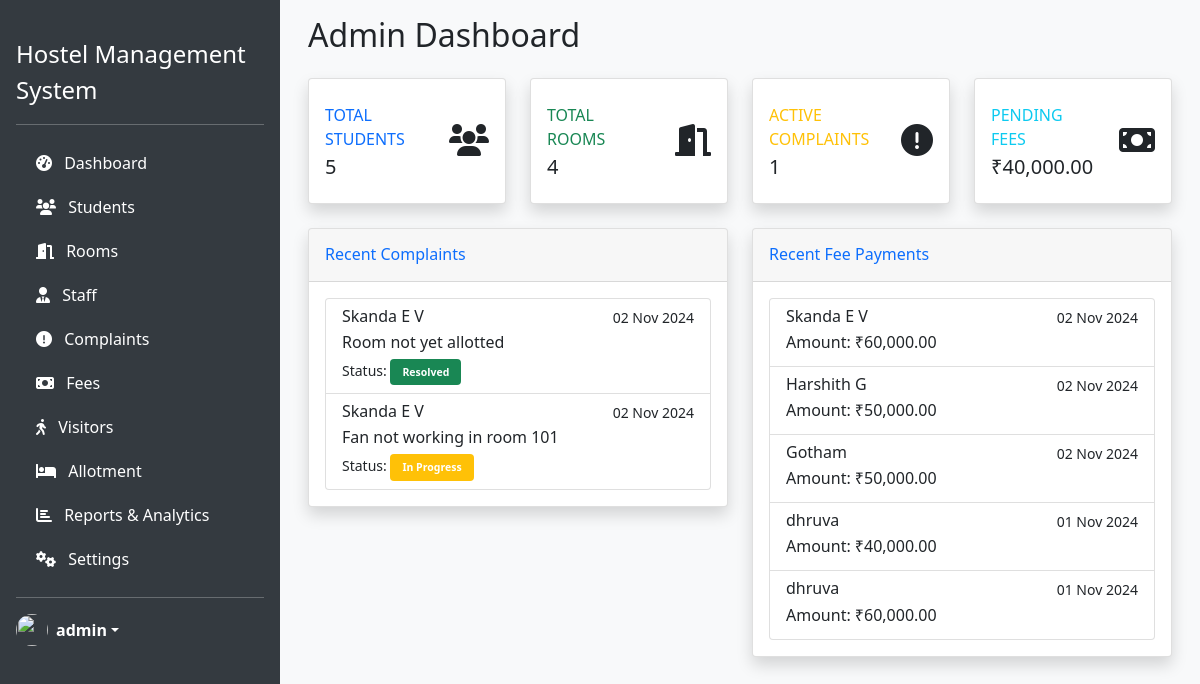
Page /admin/dashboard.php (signed in) on the committed database.
### tables this page shows
CREATE TABLE `complaint` (
  `complaint_id` int(11) NOT NULL,
  `student_id` int(11) NOT NULL,
  `staff_id` int(11) DEFAULT NULL,
  `type` varchar(50) NOT NULL,
  `description` text NOT NULL,
  `logged_on` date NOT NULL,
  `resolved_on` date DEFAULT NULL,
  `status` enum('Pending','In Progress','Resolved') DEFAULT 'Pending',
  `created_at` timestamp NULL DEFAULT current_timestamp()
);

CREATE TABLE `student` (
  `student_id` int(11) NOT NULL,
  `first_name` varchar(50) NOT NULL,
  `middle_name` varchar(50) DEFAULT NULL,
  `last_name` varchar(50) DEFAULT NULL,
  `date_of_birth` date NOT NULL,
  `age` int(11) DEFAULT NULL,
  `phone_no` varchar(15) NOT NULL,
  `address` varchar(255) NOT NULL,
  `city` varchar(50) NOT NULL,
  `state` varchar(50) NOT NULL,
  `postal_code` varchar(10) NOT NULL,
  `created_at` timestamp NULL DEFAULT current_timestamp()
);

CREATE TABLE `fee` (
  `fee_id` int(11) NOT NULL,
  `student_id` int(11) NOT NULL,
  `amount` decimal(10,2) NOT NULL,
  `due_date` date NOT NULL,
  `paid_on` date DEFAULT NULL,
  `status` enum('Pending','Paid','Overdue') DEFAULT 'Pending',
  `created_at` timestamp NULL DEFAULT current_timestamp()
);

### admin/dashboard.php (the view, shortened to what this page needs)
<?php
require_once '../includes/config.php';
$stmt = $pdo->query("SELECT COUNT(*) as count FROM student");
$studentCount = $stmt->fetch()['count'];
$stmt = $pdo->query("SELECT COUNT(*) as count FROM room");
$roomCount = $stmt->fetch()['count'];
$stmt = $pdo->query("SELECT COUNT(*) as count FROM complaint WHERE status != 'Resolved'");
$activeComplaints = $stmt->fetch()['count'];
$stmt = $pdo->query("SELECT SUM(amount) as total FROM fee WHERE status = 'Pending'");
$pendingFees = $stmt->fetch()['total'] ?? 0;
include '../includes/admin_header.php';
?>
<div class="container-fluid">
    <h2 class="mb-4">Admin Dashboard</h2>
    <div class="row">
        <div class="col-xl-3 col-md-6 mb-4">
            <div class="card border-left-primary shadow h-100 py-2">
                <div class="card-body">
                    <div class="row no-gutters align-items-center">
                        <div class="col mr-2">
                            <div class="text-xs font-weight-bold text-primary text-uppercase mb-1">Total Students</div>
                            <div class="h5 mb-0 font-weight-bold text-gray-800"><?= $studentCount ?></div>
                        </div>
                        <div class="col-auto">
                            <i class="fas fa-users fa-2x text-gray-300"></i>
                        </div>
                    </div>
                </div>
            </div>
        </div>
        <div class="col-xl-3 col-md-6 mb-4">
            <div class="card border-left-success shadow h-100 py-2">
                <div class="card-body">
                    <div class="row no-gutters align-items-center">
                        <div class="col mr-2">
                            <div class="text-xs font-weight-bold text-success text-uppercase mb-1">Total Rooms</div>
                            <div class="h5 mb-0 font-weight-bold text-gray-800"><?= $roomCount ?></div>
                        </div>
                        <div class="col-auto">
                            <i class="fas fa-door-open fa-2x text-gray-300"></i>
                        </div>
                    </div>
                </div>
            </div>
        </div>
        <div class="col-xl-3 col-md-6 mb-4">
            <div class="card border-left-warning shadow h-100 py-2">
                <div class="card-body">
                    <div class="row no-gutters align-items-center">
                        <div class="col mr-2">
                            <div class="text-xs font-weight-bold text-warning text-uppercase mb-1">Active Complaints</div>
                            <div class="h5 mb-0 font-weight-bold text-gray-800"><?= $activeComplaints ?></div>
                        </div>
                        <div class="col-auto">
                            <i class="fas fa-exclamation-circle fa-2x text-gray-300"></i>
                        </div>
                    </div>
                </div>
            </div>
        </div>
        <div class="col-xl-3 col-md-6 mb-4">
            <div class="card border-left-info shadow h-100 py-2">
                <div class="card-body">
                    <div class="row no-gutters align-items-center">
                        <div class="col mr-2">
                            <div class="text-xs font-weight-bold text-info text-uppercase mb-1">Pending Fees</div>
                            <div class="h5 mb-0 font-weight-bold text-gray-800">₹<?= number_format($pendingFees, 2) ?></div>
                        </div>
                        <div class="col-auto">
                            <i class="fas fa-money-bill fa-2x text-gray-300"></i>
                        </div>
                    </div>
                </div>
            </div>
        </div>
    </div>
    <div class="row">
        <div class="col-md-6 mb-4">
            <div class="card shadow">
                <div class="card-header py-3">
                    <h6 class="m-0 font-weight-bold text-primary">Recent Complaints</h6>
                </div>
                <div class="card-body">
                    <?php
                    $stmt = $pdo->query("
                        SELECT c.*, s.first_name, s.last_name
                        FROM complaint c
                        JOIN student s ON c.student_id = s.student_id
                        ORDER BY c.logged_on DESC LIMIT 5
                    ");
                    $complaints = $stmt->fetchAll();
                    if ($complaints): ?>
                        <div class="list-group">
                            <?php foreach ($complaints as $complaint): ?>
                                <div class="list-group-item">
                                    <div class="d-flex w-100 justify-content-between">
                                        <h6 class="mb-1"><?= htmlspecialchars($complaint['first_name'] . ' ' . $complaint['last_name']) ?></h6>
                                        <small><?= date('d M Y', strtotime($complaint['logged_on'])) ?></small>
                                    </div>
                                    <p class="mb-1"><?= htmlspecialchars($complaint['description']) ?></p>
                                    <small>Status:
                                        <span class="badge bg-<?php
                                            echo match($complaint['status']) {
                                                'Resolved' => 'success',
                                                'In Progress' => 'warning',
                                                'Pending' => 'danger',
                                                default => 'secondary'
                                            };
                                        ?>">
                                            <?= htmlspecialchars($complaint['status']) ?>
                                        </span>
                                    </small>
                                </div>
                            <?php endforeach; ?>
                        </div>
                    <?php else: ?>
                        <p class="text-center">No complaints found.</p>
                    <?php endif; ?>
                </div>
            </div>
        </div>
        <div class="col-md-6 mb-4">
            <div class="card shadow">
                <div class="card-header py-3">
                    <h6 class="m-0 font-weight-bold text-primary">Recent Fee Payments</h6>
                </div>
                <div class="card-body">
                    <?php
                    $stmt = $pdo->query("
                        SELECT f.*, s.first_name, s.last_name
                        FROM fee f
                        JOIN student s ON f.student_id = s.student_id
                        WHERE f.status = 'Paid'
                        ORDER BY f.paid_on DESC LIMIT 5
                    ");
                    $fees = $stmt->fetchAll();
                    if ($fees): ?>
                        <div class="list-group">
                            <?php foreach ($fees as $fee): ?>
                                <div class="list-group-item">
                                    <div class="d-flex w-100 justify-content-between">
                                        <h6 class="mb-1"><?= htmlspecialchars($fee['first_name'] . ' ' . $fee['last_name']) ?></h6>
                                        <small><?= date('d M Y', strtotime($fee['paid_on'])) ?></small>
                                    </div>
                                    <p class="mb-1">Amount: ₹<?= number_format($fee['amount'], 2) ?></p>
                                </div>
                            <?php endforeach; ?>
                        </div>
                    <?php else: ?>
                        <p class="text-center">No recent payments found.</p>
                    <?php endif; ?>
                </div>
            </div>
        </div>
    </div>
</div>
<?php include '../includes/admin_footer.php'; ?>

### includes/admin_header.php (shortened to what this page needs)
<!DOCTYPE html>
<html lang="en">
<head>
    <link href="https://cdn.jsdelivr.net/npm/bootstrap@5.1.3/dist/css/bootstrap.min.css" rel="stylesheet">
    <link href="https://cdnjs.cloudflare.com/ajax/libs/font-awesome/6.0.0/css/all.min.css" rel="stylesheet">
    <link href="<?= SITE_URL ?>/assets/css/style.css" rel="stylesheet">
    <link href="<?= SITE_URL ?>/assets/css/admin.css" rel="stylesheet">
</head>
<body>
    <div class="d-flex">
        <div class="admin-sidebar">
            <div class="d-flex flex-column flex-shrink-0 p-3 text-white" style="width: 280px;">
                <a href="<?= SITE_URL ?>/admin/dashboard.php" class="d-flex align-items-center mb-3 mb-md-0 me-md-auto text-white text-decoration-none">
                    <span class="fs-4"><?= SITE_NAME ?></span>
                </a>
                <hr>
                <ul class="nav nav-pills flex-column mb-auto">
                    <li class="nav-item">
                        <a href="<?= SITE_URL ?>/admin/dashboard.php" class="nav-link text-white">
                            <i class="fas fa-tachometer-alt me-2"></i>
                            Dashboard
                        </a>
                    </li>
                    <li>
                        <a href="<?= SITE_URL ?>/admin/students/list.php" class="nav-link text-white">
                            <i class="fas fa-users me-2"></i>
                            Students
                        </a>
                    </li>
                    <li>
                        <a href="<?= SITE_URL ?>/admin/rooms/list.php" class="nav-link text-white">
                            <i class="fas fa-door-open me-2"></i>
                            Rooms
                        </a>
                    </li>
                    <li>
                        <a href="<?= SITE_URL ?>/admin/staff/list.php" class="nav-link text-white">
                            <i class="fas fa-user-tie me-2"></i>
                            Staff
                        </a>
                    </li>
                    <li>
                        <a href="<?= SITE_URL ?>/admin/complaints/list.php" class="nav-link text-white">
                            <i class="fas fa-exclamation-circle me-2"></i>
                            Complaints
                        </a>
                    </li>
                    <li>
                        <a href="<?= SITE_URL ?>/admin/fees/list.php" class="nav-link text-white">
                            <i class="fas fa-money-bill me-2"></i>
                            Fees
                        </a>
                    </li>
                    <li>
                        <a href="<?= SITE_URL ?>/admin/visitors/list.php" class="nav-link text-white">
                            <i class="fas fa-walking me-2"></i>
                            Visitors
                        </a>
                    </li>
                    <li>
                        <a href="<?= SITE_URL ?>/admin/allotment/list.php" class="nav-link text-white">
                            <i class="fas fa-bed me-2"></i>
                            Allotment
                        </a>
                    </li>
                    <li>
                        <a href="#" class="nav-link text-white" data-bs-toggle="collapse" data-bs-target="#reportsSubmenu">
                            <i class="fas fa-chart-bar me-2"></i>
                            Reports & Analytics
                        </a>
                    </li>
                    <li>
                        <a href="#" class="nav-link text-white" data-bs-toggle="collapse" data-bs-target="#settingsSubmenu">
                            <i class="fas fa-cogs me-2"></i>
                            Settings
                        </a>
                    </li>
                </ul>
                <hr>
                <div class="dropdown">
                    <a href="#" class="d-flex align-items-center text-white text-decoration-none dropdown-toggle"
                       id="dropdownUser1" data-bs-toggle="dropdown">
                        <img src="<?= SITE_URL ?>/assets/images/profile-default.png" alt="" width="32" height="32"
                             class="rounded-circle me-2">
                        <strong><?= $_SESSION['name'] ?></strong>
                    </a>
                </div>
            </div>
        </div>
        <div class="flex-grow-1 p-3">

### includes/admin_footer.php (shortened to what this page needs)
</div>
    </div>
</body>
</html>

### assets/css/style.css (style rules this page uses)
body { background-color: #f8f9fa; font-family: "Segoe UI", Tahoma, Geneva, Verdana, sans-serif; }
.badge { padding: 8px 12px; border-radius: 4px; }

### assets/css/admin.css (style rules this page uses)
.admin-sidebar { background: #343a40; min-height: 100vh; padding: 20px 0; }
.admin-sidebar .nav-link { color: #fff; padding: 10px 20px; }

### rows in the picture
complaint: student.last_name "Skanda E V", logged_on "02 Nov 2024", description "Room not yet allotted", status "Resolved"
complaint: student.last_name "Skanda E V", logged_on "02 Nov 2024", description "Fan not working in room 101", status "In Progress"
fee: student.last_name "Skanda E V", paid_on "02 Nov 2024", amount "60,000.00"
fee: student.last_name "Harshith G", paid_on "02 Nov 2024", amount "50,000.00"
fee: student.last_name "Gotham", paid_on "02 Nov 2024", amount "50,000.00"
fee: student.last_name "dhruva", paid_on "01 Nov 2024", amount "40,000.00"
fee: student.last_name "dhruva", paid_on "01 Nov 2024", amount "60,000.00"

### other values in the picture
SITE_NAME "Hostel Management System"
$_SESSION['name'] "admin"
$studentCount "5"
$roomCount "4"
$activeComplaints "1"
$pendingFees "40,000.00"
